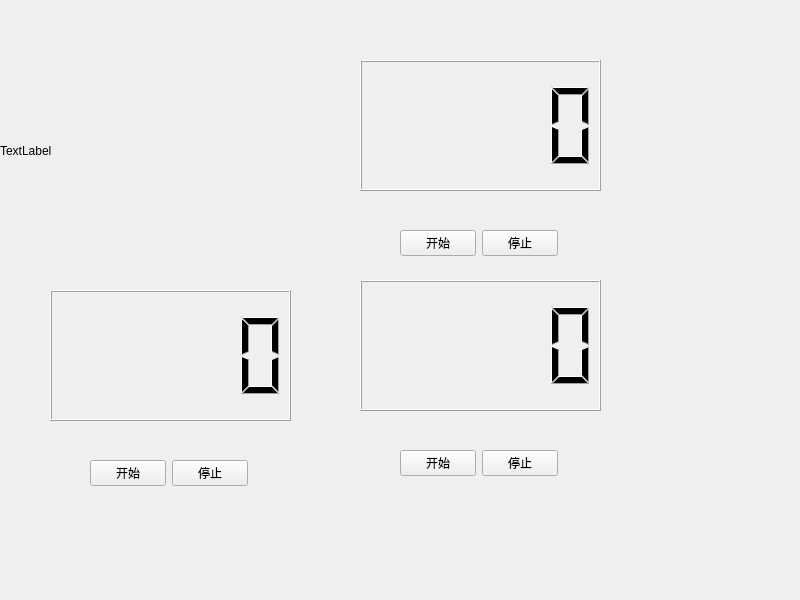
<?xml version="1.0" encoding="UTF-8"?>
<ui version="4.0">
 <class>Widget</class>
 <widget class="QWidget" name="Widget">
  <property name="geometry">
   <rect>
    <x>0</x>
    <y>0</y>
    <width>800</width>
    <height>600</height>
   </rect>
  </property>
  <property name="windowTitle">
   <string>Widget</string>
  </property>
  <widget class="MyLabel" name="label">
   <property name="geometry">
    <rect>
     <x>0</x>
     <y>10</y>
     <width>341</width>
     <height>281</height>
    </rect>
   </property>
   <property name="text">
    <string>TextLabel</string>
   </property>
  </widget>
  <widget class="QLCDNumber" name="lcdNumber">
   <property name="geometry">
    <rect>
     <x>360</x>
     <y>60</y>
     <width>241</width>
     <height>131</height>
    </rect>
   </property>
  </widget>
  <widget class="QWidget" name="layoutWidget">
   <property name="geometry">
    <rect>
     <x>400</x>
     <y>450</y>
     <width>158</width>
     <height>26</height>
    </rect>
   </property>
   <layout class="QHBoxLayout" name="horizontalLayout_2">
    <item>
     <widget class="QPushButton" name="pushButton_3">
      <property name="text">
       <string>开始</string>
      </property>
     </widget>
    </item>
    <item>
     <widget class="QPushButton" name="pushButton_4">
      <property name="text">
       <string>停止</string>
      </property>
     </widget>
    </item>
   </layout>
  </widget>
  <widget class="QLCDNumber" name="lcdNumber_2">
   <property name="geometry">
    <rect>
     <x>360</x>
     <y>280</y>
     <width>241</width>
     <height>131</height>
    </rect>
   </property>
  </widget>
  <widget class="QLCDNumber" name="lcdNumber_3">
   <property name="geometry">
    <rect>
     <x>50</x>
     <y>290</y>
     <width>241</width>
     <height>131</height>
    </rect>
   </property>
  </widget>
  <widget class="QWidget" name="layoutWidget_2">
   <property name="geometry">
    <rect>
     <x>90</x>
     <y>460</y>
     <width>158</width>
     <height>26</height>
    </rect>
   </property>
   <layout class="QHBoxLayout" name="horizontalLayout_3">
    <item>
     <widget class="QPushButton" name="pushButton_5">
      <property name="text">
       <string>开始</string>
      </property>
     </widget>
    </item>
    <item>
     <widget class="QPushButton" name="pushButton_6">
      <property name="text">
       <string>停止</string>
      </property>
     </widget>
    </item>
   </layout>
  </widget>
  <widget class="QWidget" name="">
   <property name="geometry">
    <rect>
     <x>400</x>
     <y>230</y>
     <width>158</width>
     <height>26</height>
    </rect>
   </property>
   <layout class="QHBoxLayout" name="horizontalLayout">
    <item>
     <widget class="QPushButton" name="pushButton">
      <property name="text">
       <string>开始</string>
      </property>
     </widget>
    </item>
    <item>
     <widget class="QPushButton" name="pushButton_2">
      <property name="text">
       <string>停止</string>
      </property>
     </widget>
    </item>
   </layout>
  </widget>
 </widget>
 <customwidgets>
  <customwidget>
   <class>MyLabel</class>
   <extends>QLabel</extends>
   <header>mylabel.h</header>
  </customwidget>
 </customwidgets>
 <resources/>
 <connections/>
</ui>
